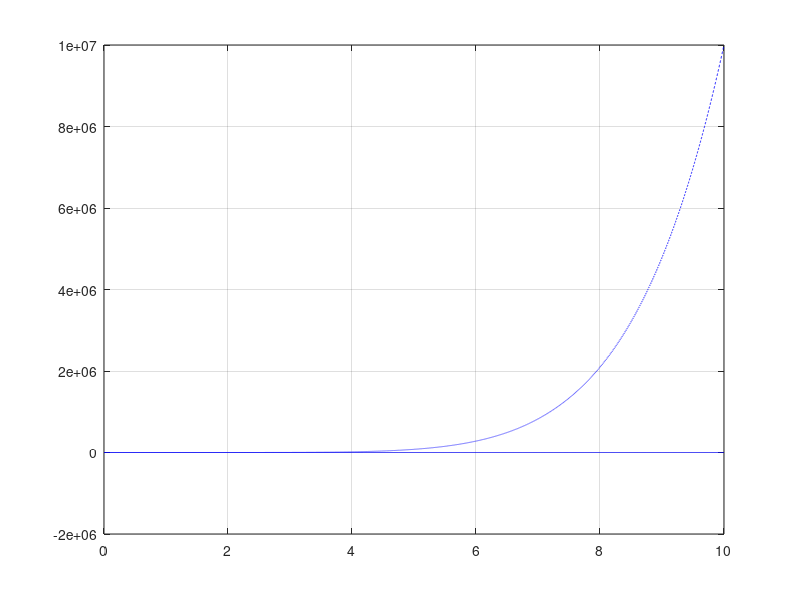
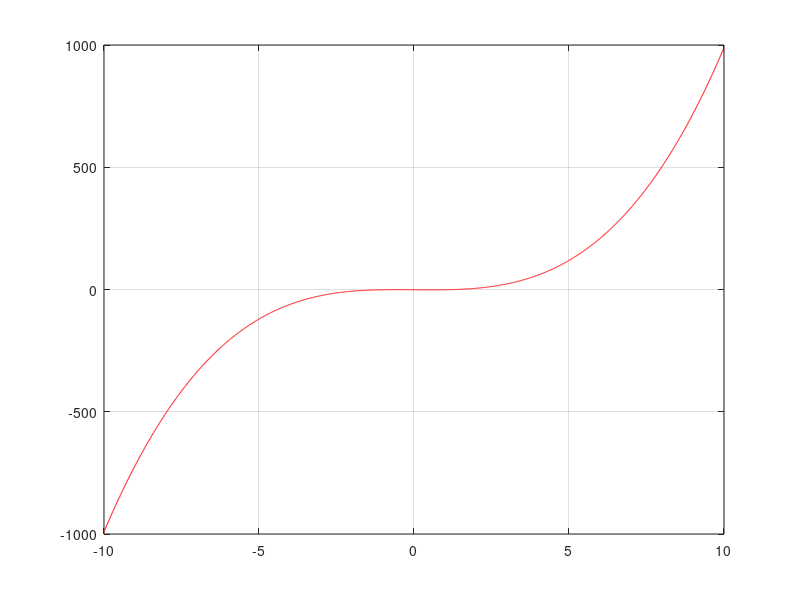

These charts were generated, in order, by the following MATLAB code:
figure(1)
x=0:0.001:10;
y=2*exp(-x) - sin(x);
z=x.^7 - x - 1;
plot(x,y,'b',x,z,'b--'),grid on
figure(2)
x = -10:0.01:10;
 y = x.^3 - x - 1;
 plot(x,y,'r'),grid on
 